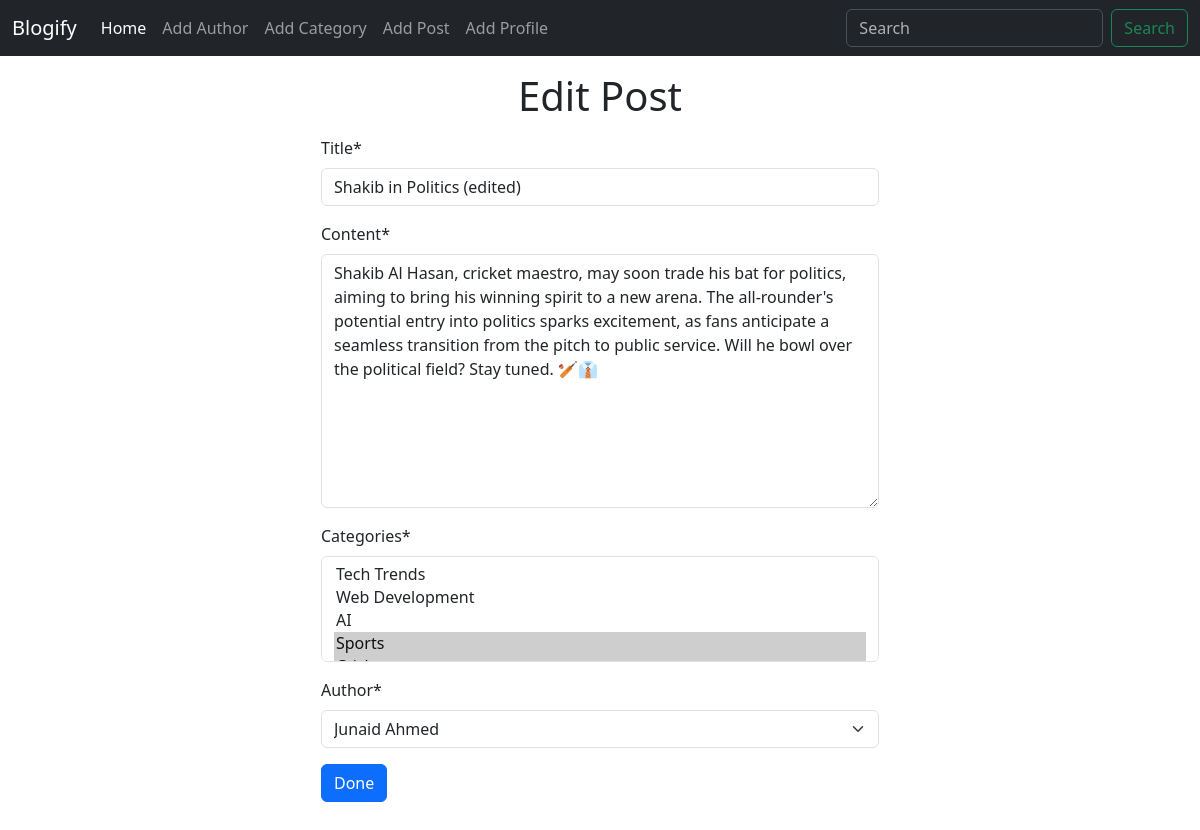
The app's page /post/edit_post/3 with its own data.
### posts/models.py (models this page shows, shortened)
class Post(models.Model):
    title = models.CharField(max_length=100)
    content = models.TextField()
    categories = models.ManyToManyField(Category)
    author = models.ForeignKey(Author, on_delete=models.CASCADE)

### posts/views.py (the view)
# urls.py: path('edit_post/<int:id>', views.edit_post, name = 'edit_post'),
def edit_post(req, id):
    post = Post.objects.get(pk=id)
    form = addPostForm(instance=post)
    if req.method == 'POST':
        form = addPostForm(req.POST, instance=post)
        if form.is_valid():
            form.save()
            return redirect('home')
    return render(req, 'posts/edit_post.html', {'form': form})

### posts/forms.py
class addPostForm(forms.ModelForm):
    class Meta:
        model = Post
        fields = '__all__'

### author/models.py (called while the page is built)
    def __str__(self):
        return self.name

### categories/models.py (called while the page is built)
    def __str__(self):
        return self.name

### posts/templates/posts/edit_post.html (shortened to what this page needs)
{% extends "base.html" %}
{% load crispy_forms_tags %}
{% block content %}
<h1 class="text-center my-3">Edit Post</h1>
<form method="POST" class="w-50 mx-auto mb-5">
    {{ form | crispy }}
    <input type="submit" value="Done" class="btn btn-primary">
</form>
{% endblock content %}

### records on screen
Post: title "Shakib in Politics (edited)", content "Shakib Al Hasan, cricket maestro, may soon trade his bat for politics, aiming to bring his winning spirit to a new arena. The all-rounder's potential entry into politics sparks excitement, as fans anticipate a seamless transition from the pitch to public service. Will he bowl over the political field? Stay tuned. 🏏👔", author "Junaid Ahmed"
